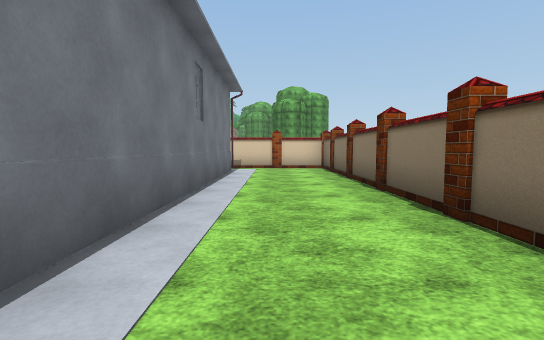
[1] (above)

16 first-person views from a walk through a scene from a Unity 3-D project. The camera is 1.2 m above the floor, tilts 4° down and sees 85° across. Doors are open. The floor is counted in squares, 2 m on a side. Each view is taken from the middle of a square. On the plan, view 1 faces up. The plan holds only what a view shows up to about 9 squares ahead; the rest is blank. The place goes on beyond the plan. Flat ground stands in for the terrain. The player is left out. Some animated figures are not drawn. Some surface patterns are stand-ins.

[2]
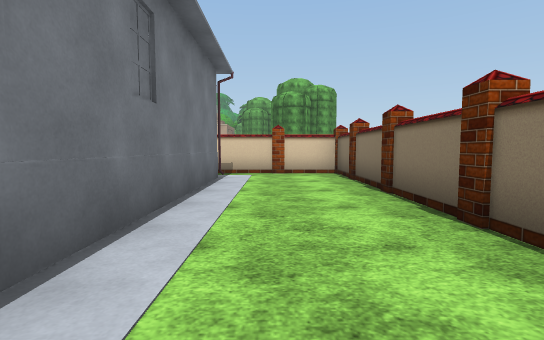

[3]
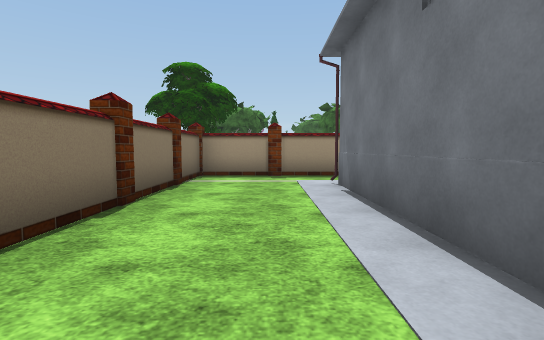

[4]
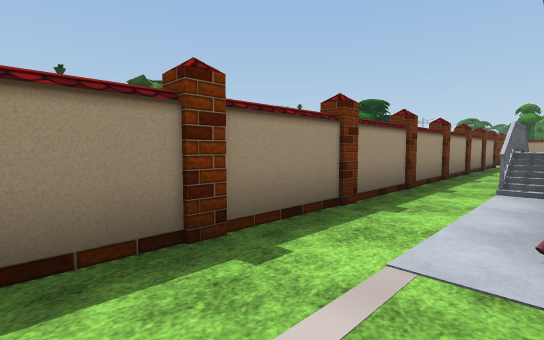

[5]
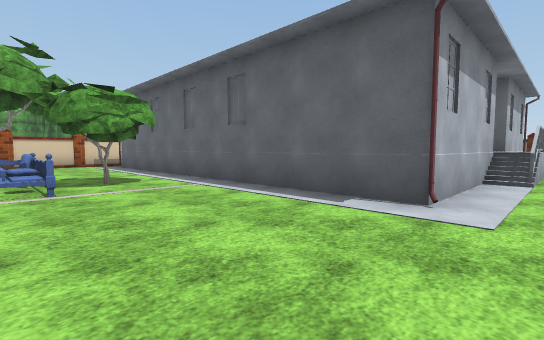

[6]
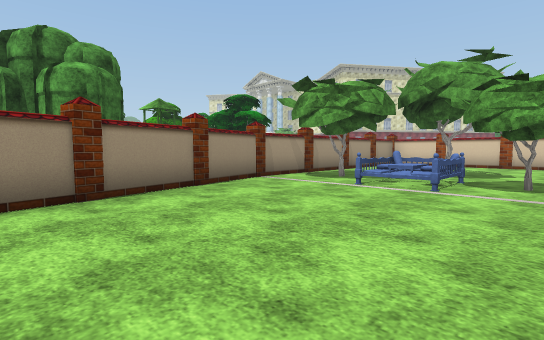

[7]
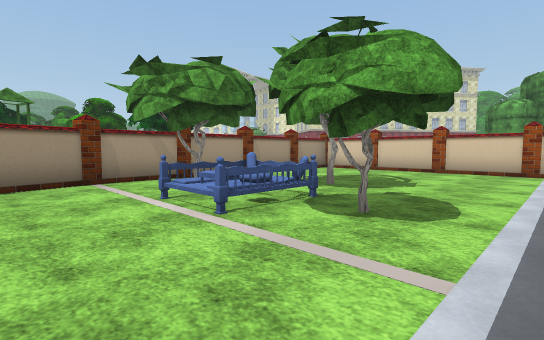

[8]
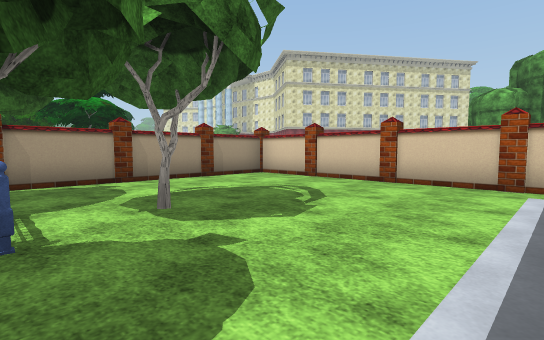

[9]
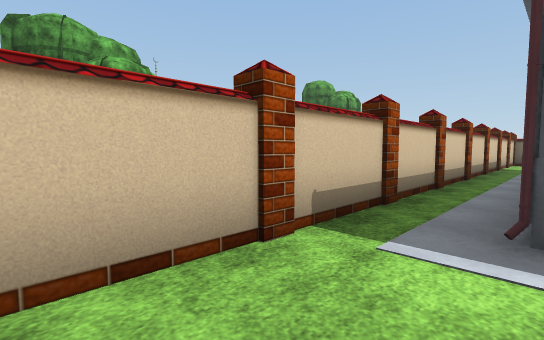

[10]
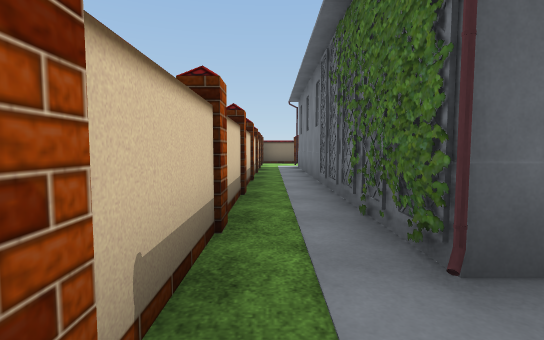

[11]
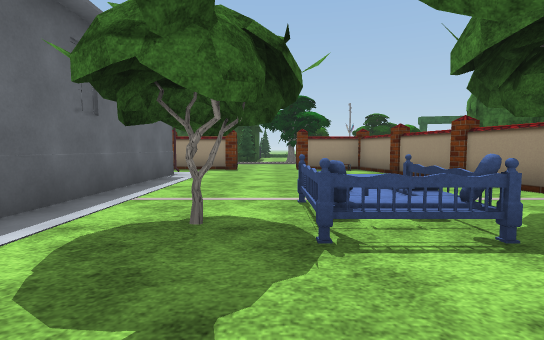

[12]
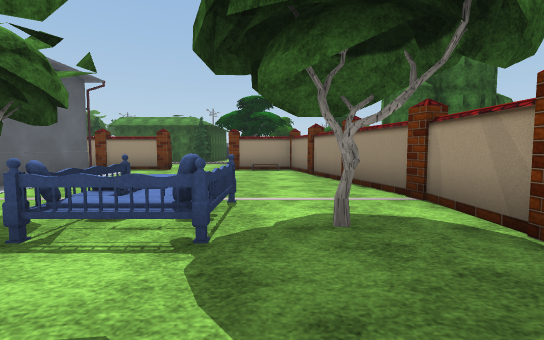

[13]
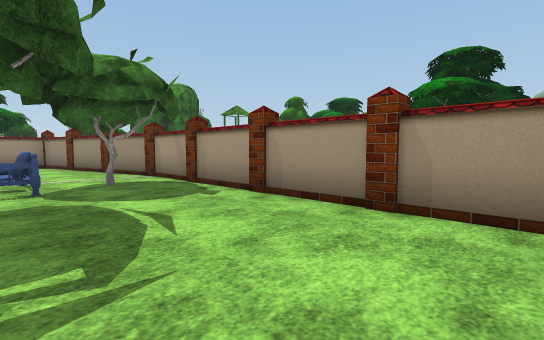

[14]
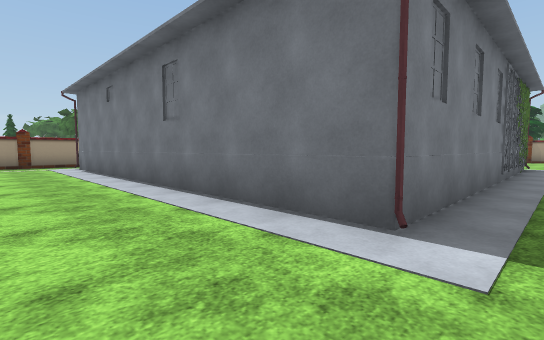

[15]
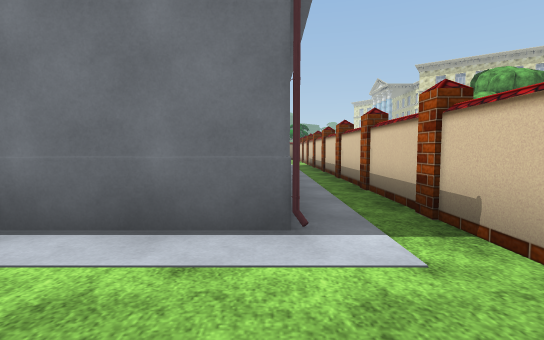

[16]
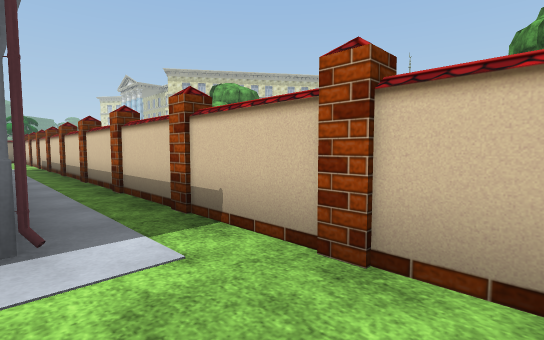

### Floor plan
Key: @ floor where view 1 was taken; # wall or solid block; . floor; / step, stairs or slope; ^ raised ledge; B building; T tree; E bed.
Columns run from 23 left of view 1 to 2 right of it. Each row starts with its distance up from view 1.
 17             T
 16             TTT
 15              TT
 14
 13
 12
 11
 10         ^#################
  9        #.................#
  8        #......BB######B..#
  7 TT     #......       ##..#
  6  T     #......        #..#
  5        #..T...        #..#
  4        #T.EET.        #..#
  3        #../T#.        #..#
  2        #......        #..#
  1        ##.....        #..#
  0      TT/#.....        #@.#
 -1     TTT #.....BBBBBBBBB..#
 -2      T  #................#
 -3         ###.##############

Positions as (right, up) in squares from view 1, and headings:
1: (0, 0), facing up
2: (0, 2), facing up
3: (0, 4), facing down
4: (1, -1), facing down-left
5: (-13, -2), facing up-right
6: (-11, -2), facing up-left
7: (-10, 1), facing up-left
8: (-10, 4), facing up-left
9: (-12, 8), facing up-right
10: (-11, 9), facing right
11: (-12, 6), facing down
12: (-14, 6), facing down
13: (-13, 9), facing down-left
14: (1, 9), facing down-left
15: (1, 8), facing left
16: (1, 8), facing up-left
